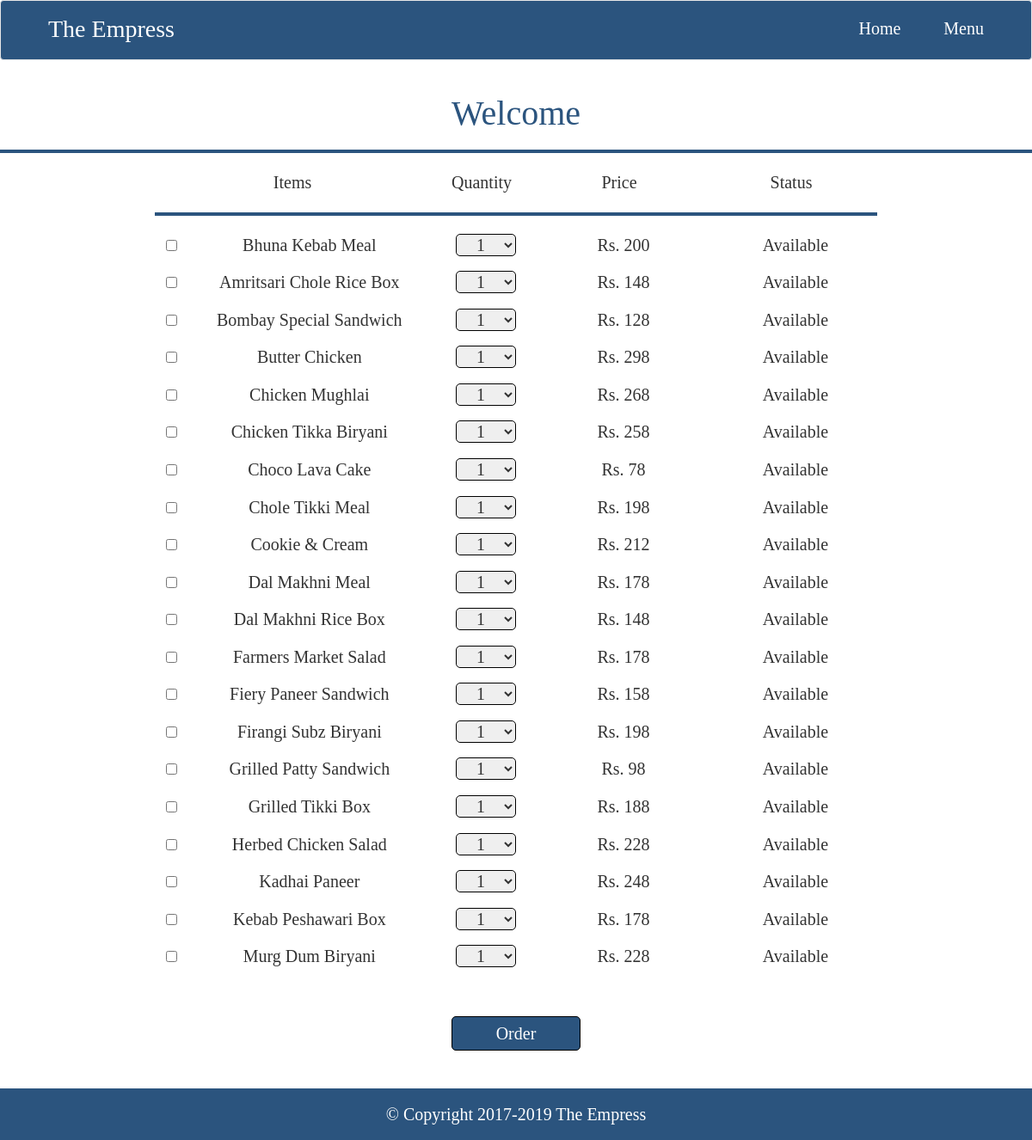
Screenshot of /customer/customerorder.php with the database file from the repository.
### tables this page shows
CREATE TABLE IF NOT EXISTS `productmaster` (
  `ProdctID` int(11) NOT NULL AUTO_INCREMENT,
  `ProductName` varchar(100) NOT NULL,
  `Quantity` int(11) NOT NULL,
  `RatePerProduct` int(11) NOT NULL,
  `IsAvaliable` bit(1) NOT NULL DEFAULT b'0',
  `IsActive` bit(1) NOT NULL DEFAULT b'1',
  `CreatedDate` datetime NOT NULL DEFAULT CURRENT_TIMESTAMP,
  PRIMARY KEY (`ProdctID`)
);

### customer/customerorder.php (the view, shortened to what this page needs)
<?php
include 'db.php';
$customer_name = isset($_GET["customer_name"]) ? $_GET["customer_name"] : "";
$result = $conn->query("SELECT * FROM productmaster");
?>
<!DOCTYPE html>
<html>
<head>
	<link rel="stylesheet" href="../css/bootstrap.min.css">
</head>
<body>
<font face="calibri">
<div class="nav">
	<nav class="navbar navbar-default" id="navedit">
	  <div class="container-fluid">
	    <div class="navbar-header">
	      <a class="navbar-brand" href="index.php" id="navhead">The Empress</a>
	    </div>
	     <ul class="nav navbar-nav navbar-right">
	       <li><a href="index.php" id="liedit">Home</a></li>
	       <li><a href="customerorder.php" id="liedit">Menu</a></li>
	     </ul>
	  </div>
	</nav>
</div>
<div class="container-fluid">
<div class="row" align="center">
	<form method="post" action= "">
	<h1 class="cname"> Welcome <?php echo $customer_name;?></h1>
	<hr class="hrafter">
	<table class="tstyle" style="border-collapse: collapse;">
		<tr>
			<td colspan="2" width="320px" align="center">Items</td>
			<td width="120px" align="center">Quantity</td>
			<td width="200px;" align="center">Price</td>
			<td width="200px" align="center">Status</td>
		</tr>
		<tr>
			<td colspan="5">
				<hr class="hrafter">
			</td>
		</tr>
		<?php
			if($result != null && $result->num_rows > 0 ) :
				while ($row = $result->fetch_assoc()) :
		?>
		<tr>
		<td class="edittd">
			<input type="checkbox" name="ProductId[]" value=<?php echo "".$row['ProdctID']."";?> data-dal= <?php echo "".$row['ProdctID']."";?> id="chkboxpani" class="chkItem">
		</td>
		<td class="edittd">
			<?php echo $row["ProductName"]; ?>
		</td>
        <td class="edittd">
           	<select id="ddlplt" name="quantity[]">
           	<?php for ($i = 1; $i <= $row["Quantity"]; $i++) {
           		echo '<option value="'.$i.'">'.$i.'</option>';
           	}
           	?>
           	</select>
        </td>
        <td class="edittd">
           	<?php echo 'Rs. '.$row["RatePerProduct"] ?>
        </td>
        <td class="edittd">
           	<?php echo $row["IsAvaliable"] == 1 ? "Available" : "UnAvailable"?>
        </td>
		</tr>
		<?php endwhile; endif;?>
	</table>
	<br />
	<br />
	<input id="editbtn" type="submit" value="Order" name="order">
    </form>
</div>
</div>
<br /><br />
<footer class="editfooter">
	<p> &copy; Copyright 2017-2019 The Empress </p>
</footer>
</font>
</body>
</html>

### customer/customerorder.php (style rules this page uses)
#navedit { background-color: #2B547E; height: 70px; padding-right: 30px; padding-left: 30px; }
#liedit { color:white; font-size:20px; line-height: 35px; padding-left: 25px; padding-right: 25px; }
#navhead { color:white; font-size:28px; line-height: 35px; padding-left: 25px; padding-right: 25px; }
.cname { color:#2B547E; font-size: 40px; }
.hrafter { border: 2px solid #2B547E; }
.tstyle { font-size: 20px; }
.edittd { text-align: center; padding-left: 10px; padding-bottom: 15px; }
#ddlplt { width: 70px; text-align: center; border: 1px solid black; border-radius: 5px; }
#editbtn { width: 150px; height: 40px; font-size: 20px; border: 1px solid black; background-color: #2B547E; color: white; border-radius: 5px; }
.editfooter { background-color: #2B547E; height: 60px; line-height: 60px; color:white; font-size: 20px; text-align: center; }

### rows the page displays
productmaster: ProductName "Bhuna Kebab Meal", RatePerProduct "200", IsAvaliable "Available"
productmaster: ProductName "Amritsari Chole Rice Box", RatePerProduct "148", IsAvaliable "Available"
productmaster: ProductName "Bombay Special Sandwich", RatePerProduct "128", IsAvaliable "Available"
productmaster: ProductName "Butter Chicken", RatePerProduct "298", IsAvaliable "Available"
productmaster: ProductName "Chicken Mughlai", RatePerProduct "268", IsAvaliable "Available"
productmaster: ProductName "Chicken Tikka Biryani", RatePerProduct "258", IsAvaliable "Available"
productmaster: ProductName "Choco Lava Cake", RatePerProduct "78", IsAvaliable "Available"
productmaster: ProductName "Chole Tikki Meal", RatePerProduct "198", IsAvaliable "Available"
productmaster: ProductName "Cookie & Cream", RatePerProduct "212", IsAvaliable "Available"
productmaster: ProductName "Dal Makhni Meal", RatePerProduct "178", IsAvaliable "Available"
productmaster: ProductName "Dal Makhni Rice Box", RatePerProduct "148", IsAvaliable "Available"
productmaster: ProductName "Farmers Market Salad", RatePerProduct "178", IsAvaliable "Available"
productmaster: ProductName "Fiery Paneer Sandwich", RatePerProduct "158", IsAvaliable "Available"
productmaster: ProductName "Firangi Subz Biryani", RatePerProduct "198", IsAvaliable "Available"
productmaster: ProductName "Grilled Patty Sandwich", RatePerProduct "98", IsAvaliable "Available"
productmaster: ProductName "Grilled Tikki Box", RatePerProduct "188", IsAvaliable "Available"
productmaster: ProductName "Herbed Chicken Salad", RatePerProduct "228", IsAvaliable "Available"
productmaster: ProductName "Kadhai Paneer", RatePerProduct "248", IsAvaliable "Available"
productmaster: ProductName "Kebab Peshawari Box", RatePerProduct "178", IsAvaliable "Available"
productmaster: ProductName "Murg Dum Biryani", RatePerProduct "228", IsAvaliable "Available"

### other values shown
form field value "1"
